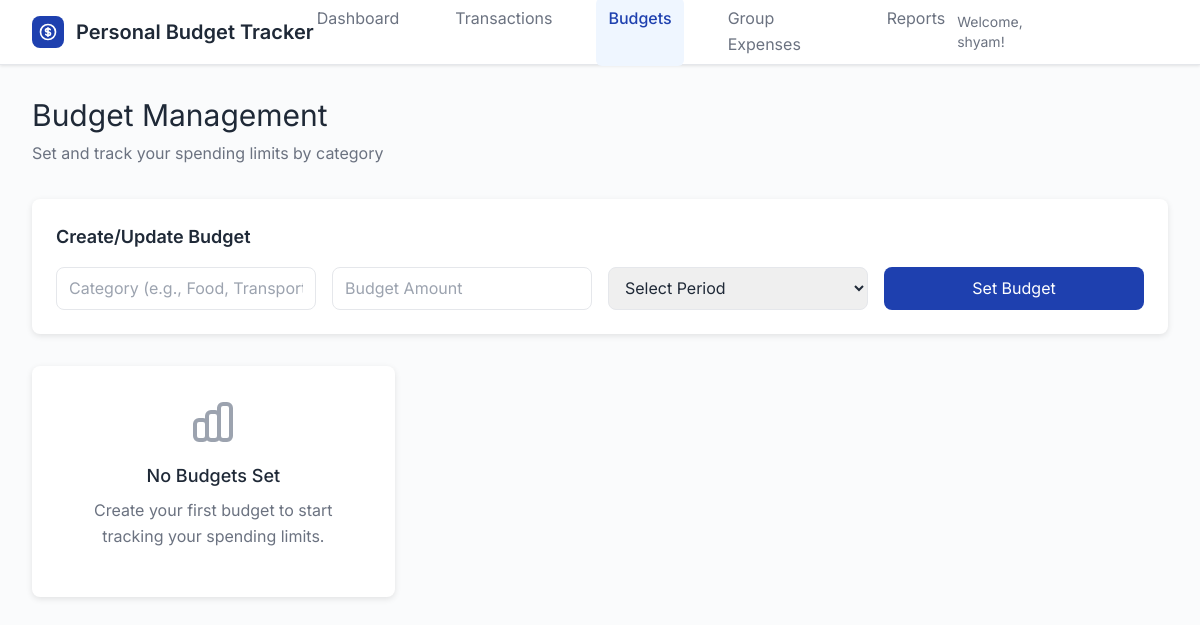
Before: /budgets (signed in) with the older database file.
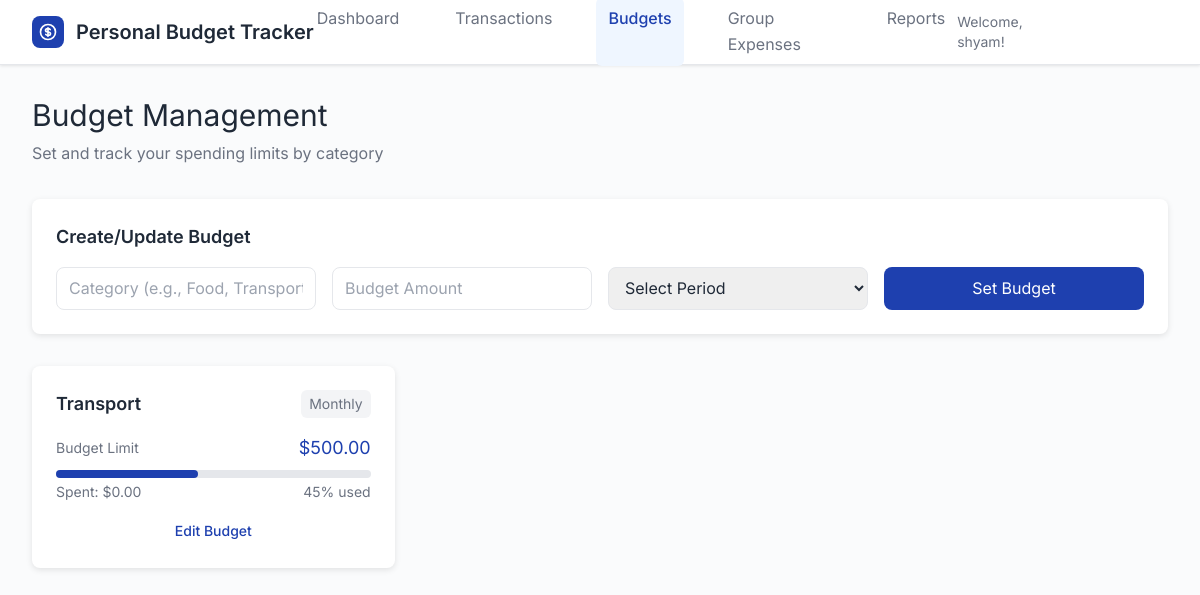
After: the same page with the newer database file.
### tables this page shows
CREATE TABLE budgets (
                    id INTEGER PRIMARY KEY AUTOINCREMENT,
                    user_id INTEGER NOT NULL,
                    category TEXT NOT NULL,
                    amount REAL NOT NULL,
                    period TEXT NOT NULL,
                    created_at TIMESTAMP DEFAULT CURRENT_TIMESTAMP,
                    FOREIGN KEY (user_id) REFERENCES users (id)
                );

### app.py (the view)
@app.route('/budgets')
def budgets():
    if 'user_id' not in session:
        return redirect(url_for('login'))
    conn = get_db_connection()
    budgets = conn.execute('''
        SELECT * FROM budgets WHERE user_id = ?
    ''', (session['user_id'],)).fetchall()
    conn.close()
    return render_template('budget_management.html', budgets=budgets)

### app.py (called while the page is built)
def get_db_connection():
    conn = sqlite3.connect('budget_tracker.db')
    conn.row_factory = sqlite3.Row
    return conn

### templates/budget_management.html (shortened to what the changed rows need)
{% extends "base.html" %}
{% block content %}
<header class="relative bg-white shadow-elevation-1 border-b border-border">
    <div class="max-w-7xl mx-auto px-4 sm:px-6 lg:px-8">
        <div class="flex justify-between items-center h-16">
            <div class="flex items-center">
                <div class="flex-shrink-0 flex items-center">
                    <h1 class="text-xl font-semibold text-text-primary">Personal Budget Tracker</h1>
                </div>
            </div>
        </div>
    </div>
</header>
<main class="max-w-7xl mx-auto px-4 sm:px-6 lg:px-8 py-8">
    <div class="mb-8">
        <h2 class="text-3xl font-bold text-text-primary mb-2">Budget Management</h2>
    </div>
    <div class="grid grid-cols-1 md:grid-cols-2 lg:grid-cols-3 gap-6">
        {% for budget in budgets %}
        <div class="bg-white rounded-lg shadow-elevation-2 p-6">
            <div class="flex items-center justify-between mb-4">
                <h3 class="text-lg font-semibold text-text-primary">{{ budget.category }}</h3>
                <span class="text-sm text-text-secondary bg-gray-100 px-2 py-1 rounded">{{ budget.period.title() }}</span>
            </div>
            <div class="mb-4">
                <div class="flex items-center justify-between mb-2">
                    <span class="text-sm text-text-secondary">Budget Limit</span>
                    <span class="text-lg font-bold text-primary">${{ "%.2f"|format(budget.amount) }}</span>
                </div>
                <div class="w-full bg-gray-200 rounded-full h-2">
                    <div class="bg-primary h-2 rounded-full" style="width: 45%"></div>
                </div>
                <div class="flex justify-between text-sm text-text-secondary mt-1">
                    <span>Spent: $0.00</span>
                    <span>45% used</span>
                </div>
            </div>
            <div class="text-center">
                <button class="text-primary hover:text-primary-700 text-sm font-medium">Edit Budget</button>
            </div>
        </div>
        {% else %}
        <div class="col-span-full bg-white rounded-lg shadow-elevation-2 p-8 text-center">
            <h3 class="text-lg font-medium text-text-primary mb-2">No Budgets Set</h3>
            <p class="text-text-secondary mb-4">Create your first budget to start tracking your spending limits.</p>
        </div>
        {% endfor %}
    </div>
</main>
{% endblock %}

Changed rows visible on the page:
added budgets: category "Transport", period "Monthly", amount "500.00"
Other visible differences:
text no longer shown: "No Budgets Set Create your first budget to start tracking your spending limits."
